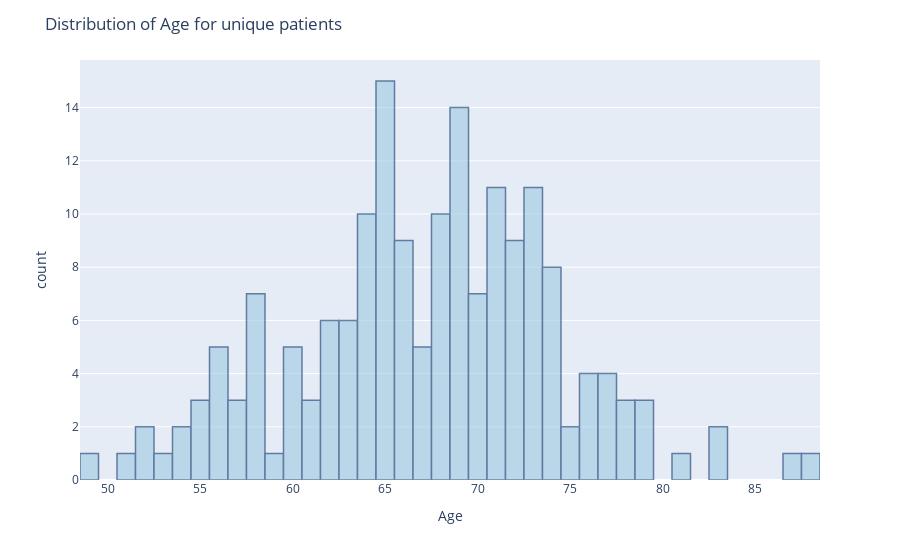

The cell this chart's notebook holds for it:
### Code cell
fig = px.histogram(new_df, x='Age',nbins = 42)
fig.update_traces(marker_color='rgb(158,202,225)', marker_line_color='rgb(8,48,107)', marker_line_width=1.5, opacity=0.6)
fig.update_layout(title = 'Distribution of Age for unique patients')
fig.show()

### Figure 1 — Plotly figure (JSON) as saved in the notebook; plotly's stock layout.template omitted (floating-point values rounded to 4 significant figures; data arrays with more than 128 entries replaced by an {"elided": "..."} marker saying what was removed)
{"data": [{"alignmentgroup": "True", "bingroup": "x", "hovertemplate": "Age=%{x}<br>count=%{y}<extra></extra>", "legendgroup": "", "marker": {"color": "rgb(158,202,225)", "line": {"color": "rgb(8,48,107)", "width": 1.5}, "pattern": {"shape": ""}}, "name": "", "nbinsx": 42, "offsetgroup": "", "opacity": 0.6, "orientation": "v", "showlegend": false, "type": "histogram", "x": {"elided": "176 int values"}, "xaxis": "x", "yaxis": "y"}], "layout": {"barmode": "relative", "legend": {"tracegroupgap": 0}, "margin": {"t": 60}, "title": {"text": "Distribution of Age for unique patients"}, "xaxis": {"anchor": "y", "domain": [0, 1], "title": {"text": "Age"}}, "yaxis": {"anchor": "x", "domain": [0, 1], "title": {"text": "count"}}}}
